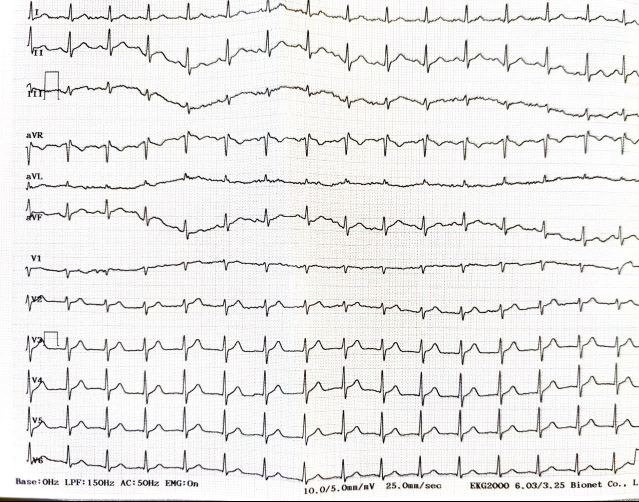
#> input picture examples/photo_243@16-07-2026_13-40-55.jpg, 1278 x 1003 px (shown at 1/2 size); its folder holds only this picture in this run
$ python -i grid.py   (imports and definitions only)
#> lines starting #> are read from the running program, lines starting #| are printed output that depends on the picture
"""Stage 3 - Grid detector.

The millimetre grid is what turns pixels into seconds and millivolts, so it is
measured rather than assumed. A printed grid repeats at the small-square pitch
and at every multiple of it; the shortest autocorrelation peak that also has a
second-harmonic partner is therefore the millimetre pitch and not the 5 mm block
or an accidental rhythm in the waveform.

Both axes are measured independently. They must agree, because a square grid has
one pitch: a disagreement means residual perspective or a spurious peak, and
reporting nothing is safer than handing the model a wrong time scale.
"""

from __future__ import annotations

import math
from dataclasses import dataclass

import cv2
import numpy as np

from miocard.pipeline.config import DEFAULT_CONFIG, PipelineConfig
from miocard.pipeline.state import PipelineStageResult, clamp01

LARGE_CELL_SMALL_SQUARES = 5

# Kept as module constants because the imaging facade and its tests refer to
# them; the authoritative values live on PipelineConfig.
MIN_GRID_PERIOD_PX = DEFAULT_CONFIG.min_grid_period_px
MAX_GRID_PERIOD_PX = DEFAULT_CONFIG.max_grid_period_px
GRID_PEAK_THRESHOLD = DEFAULT_CONFIG.grid_peak_threshold


@dataclass(frozen=True)
class GridMetrics:
    """Millimetre grid pitch measured locally, in pixels of the analysed image."""

    small_cell_px: float
    strength: float
    axis_ratio: float
    period_x_px: float = 0.0
    period_y_px: float = 0.0
    phase_x_px: int = 0
    phase_y_px: int = 0
    strength_x: float = 0.0
    strength_y: float = 0.0

    # [10 lines left out: function __post_init__, not called in this run]

    @property
    def large_cell_px(self) -> float:
        return self.small_cell_px * LARGE_CELL_SMALL_SQUARES

    @property
    def px_per_mm(self) -> float:
        return self.small_cell_px

    # [71 lines left out: functions confidence, probability, grid_ink, _axis_autocorrelation, _peak_prominence, not called in this run]


HARMONIC_COUNT = 3


# [147 lines left out: functions _harmonic_score, _smallest_periodic_peak, estimate_phase, measure_grid, grid_probability_map, grid_stage, not called in this run]

>>> import cv2
>>> picture = cv2.imread('../../../examples/photo_243@16-07-2026_13-40-55.jpg')
#> picture is the input picture: shape (1003, 1278, 3); mean B, G, R 234.3, 235.2, 236
>>> result = measure_grid(picture)
#> in grid_ink, `ink = cv2.subtract(cv2.morphologyEx(gray, cv2.MORPH_CLOSE, kernel), gr..`:
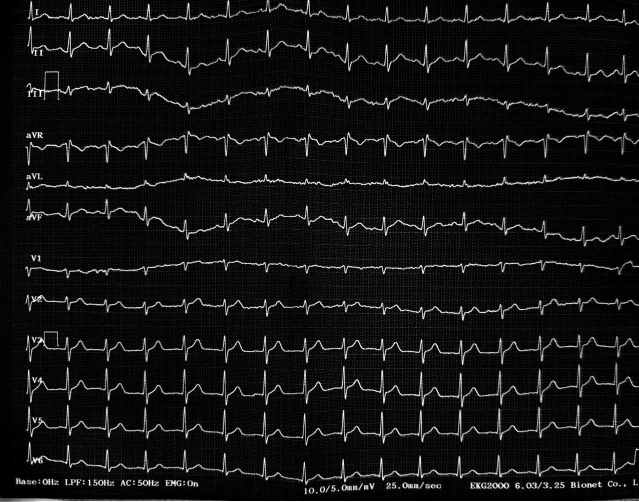
#> ink: shape (1003, 1278) float32 (shown at 1/2 size); min 0, max 255, mean 19.4
#> in grid_ink, `cap = max(float(np.percentile(ink, 90)), 3.0)`: cap = 41
#> in grid_ink, `return np.where(ink > cap, 0.0, ink).astype(np.float32)`:
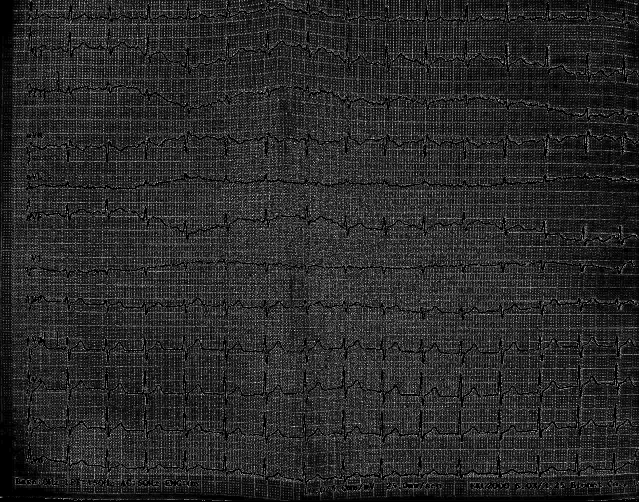
#> returned value: shape (1003, 1278) float32 (shown at 1/2 size); min 0, max 41, mean 6.6; drawn with min black and max white
#> in _axis_autocorrelation, `trend = cv2.blur(lines, (window, 1), borderType=cv2.BORDER_REPLICATE)`:
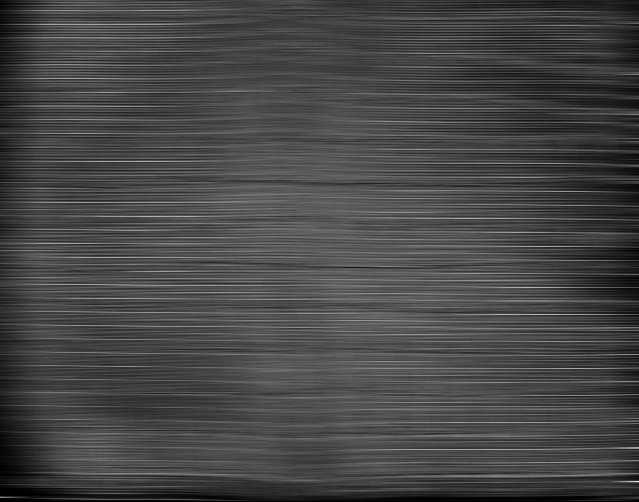
#> trend: shape (1003, 1278) float32 (shown at 1/2 size); min 0, max 23.61, mean 6.5; drawn with min black and max white
#> in _axis_autocorrelation, `centered = lines - trend`:
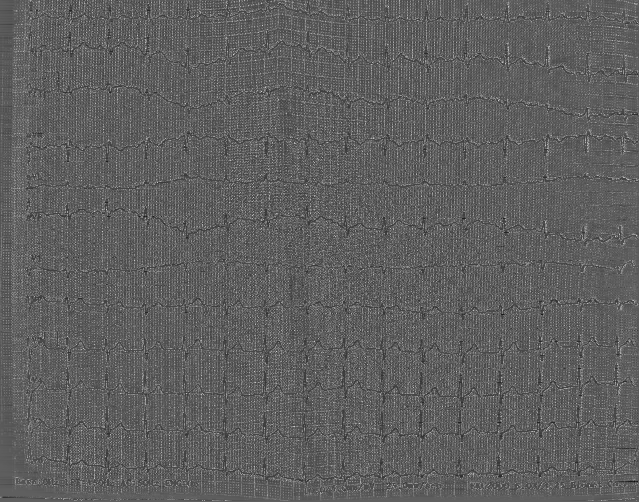
#> centered: shape (1003, 1278) float32 (shown at 1/2 size); min -23.33, max 39.01, mean 0; drawn with min black and max white
#> in _axis_autocorrelation, `power = (spectrum * np.conjugate(spectrum)).real.mean(axis=0)`: power = 2049 values, max 1015706.9 at index 761, min 5393.2 at index 2, mean 79465.3
#> in _axis_autocorrelation, `correlation = np.fft.irfft(power, n=padded)`: correlation = 4096 values, max 79491.2 at index 0, min -7781.1 at index 18, mean 2.14
#> in _smallest_periodic_peak, `last_lag = min(config.max_grid_period_px, correlation.size - 2)`: last_lag = 60
#> in _smallest_periodic_peak, `candidates = [ lag for lag in range(config.min_grid_period_px, last_la..`: candidates = [5, 11, 16, 22, 27, 32, 38, 43, 48, 54, 59]
#> in _smallest_periodic_peak, `best = max(candidates, key=lambda lag: _harmonic_score(correlation, la..`: best = 5
#> in _smallest_periodic_peak, `left, right = correlation[best - 1], correlation[best + 1]`: left = -0.0418; right = 0.126
#> in _smallest_periodic_peak, `denominator = left - 2 * correlation[best] + right`: denominator = -0.357
#> in _smallest_periodic_peak, `offset = 0.5 * (left - right) / denominator if denominator else 0.0`: offset = 0.235
#> in _smallest_periodic_peak, `prominence = _peak_prominence(correlation, best, config)`: prominence = 0.295
#> in measure_grid, `period_x, strength_x = _smallest_periodic_peak( _axis_autocorrelation(..`: period_x = 5.23; strength_x = 0.295
#> call 2 of _axis_autocorrelation, with axis = 0
#> in _axis_autocorrelation (call 2), `lines = ink if axis == 1 else ink.T`:
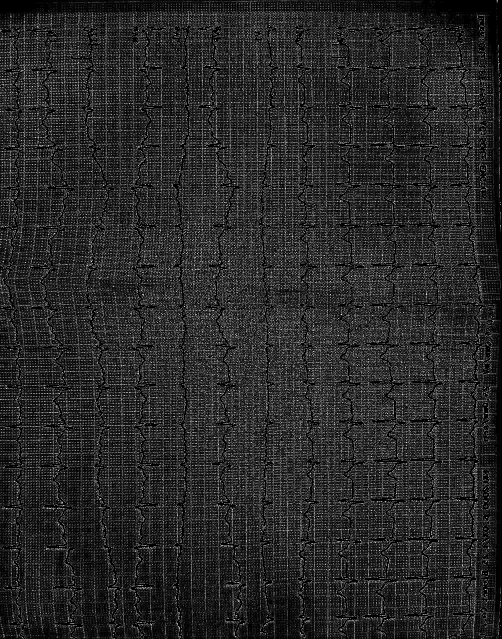
#> lines: shape (1278, 1003) float32 (shown at 1/2 size); min 0, max 41, mean 6.6; drawn with min black and max white
#> in _axis_autocorrelation (call 2), `trend = cv2.blur(lines, (window, 1), borderType=cv2.BORDER_REPLICATE)`:
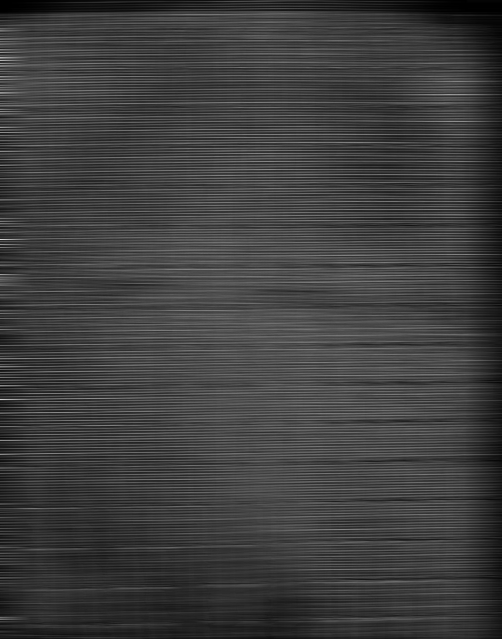
#> trend: shape (1278, 1003) float32 (shown at 1/2 size); min 0, max 26.49, mean 6.5; drawn with min black and max white
#> in _axis_autocorrelation (call 2), `centered = lines - trend`:
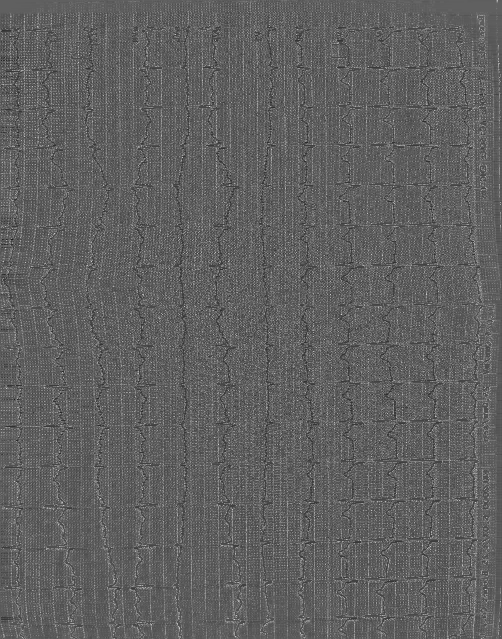
#> centered: shape (1278, 1003) float32 (shown at 1/2 size); min -24.31, max 39.9, mean 0.1; drawn with min black and max white
#> in _axis_autocorrelation (call 2), `power = (spectrum * np.conjugate(spectrum)).real.mean(axis=0)`: power = 1025 values, max 464075.3 at index 373, min 12761.9 at index 1, mean 61699.1
#> in _axis_autocorrelation (call 2), `correlation = np.fft.irfft(power, n=padded)`: correlation = 2048 values, max 61731.7 at index 0, min -4789.1 at index 20, mean 7.11
#> in measure_grid, `period_y, strength_y = _smallest_periodic_peak( _axis_autocorrelation(..`: period_y = 5.39; strength_y = 0.215
#> in measure_grid, `column_profile = ink.mean(axis=0)`: column_profile = 1278 values, max 10.4 at index 269, min 1.14 at index 0, mean 6.59
#> in measure_grid, `row_profile = ink.mean(axis=1)`: row_profile = 1003 values, max 10.52 at index 322, min 0 at index 1002, mean 6.59
#> in estimate_phase, `rounded = max(1, int(round(period)))`: rounded = 5
#> in estimate_phase, `detrended = profile - cv2.blur( profile.reshape(1, -1).astype(np.float..`: detrended = 1278 values, max 3.55 at index 269, min -1.95 at index 278, mean 0.00183
#> in estimate_phase, `scores = [float(detrended[offset::rounded].mean()) for offset in range..`: scores = [-0.0399, -0.0164, -0.00278, 0.0464, 0.0221]

$ run again, on examples/photo_244@16-07-2026_13-41-02.jpg
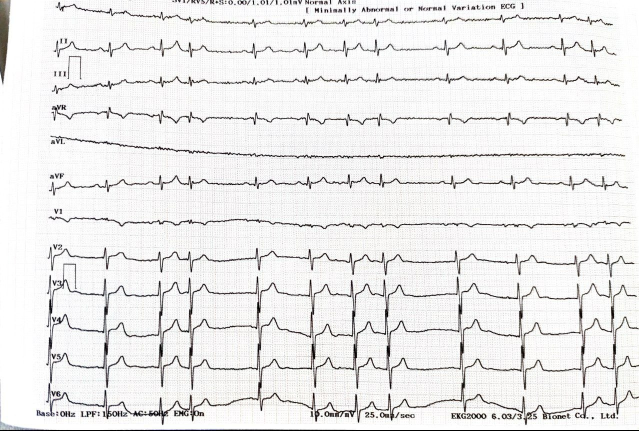
#> input picture examples/photo_244@16-07-2026_13-41-02.jpg, 1278 x 861 px (shown at 1/2 size)
#> picture is the input picture: shape (861, 1278, 3); mean B, G, R 234.1, 234.4, 235
#> in grid_ink, `ink = cv2.subtract(cv2.morphologyEx(gray, cv2.MORPH_CLOSE, kernel), gr..`:
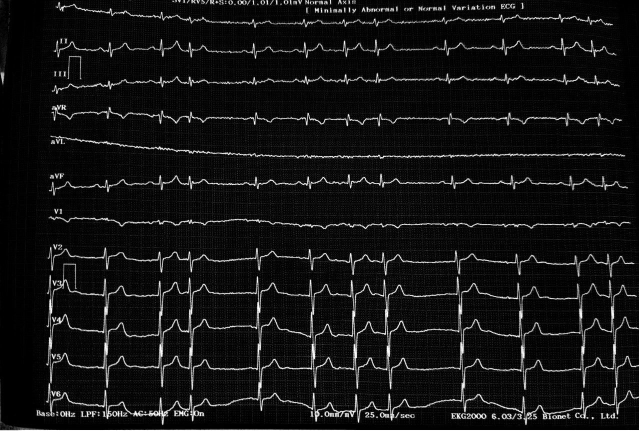
#> ink: shape (861, 1278) float32 (shown at 1/2 size); min 0, max 255, mean 19.9
#> cap = 42
#> power = 2049 values, max 421147.3 at index 857, min 14183.8 at index 2, mean 78803.9
#> correlation = 4096 values, max 78827.1 at index 0, min -6290.1 at index 21, mean 3.48
#> last_lag = 60
#> candidates = [5, 9, 14, 19, 24, 28, 33, 38]
#> best = 5
#> left = 0.107; right = -0.0331
#> denominator = -0.37
#> offset = -0.189
#> prominence = 0.27
#> period_x = 4.81; strength_x = 0.27
#> trend: shape (1278, 861) float32
#> in _axis_autocorrelation (call 2), `centered = lines - trend`:
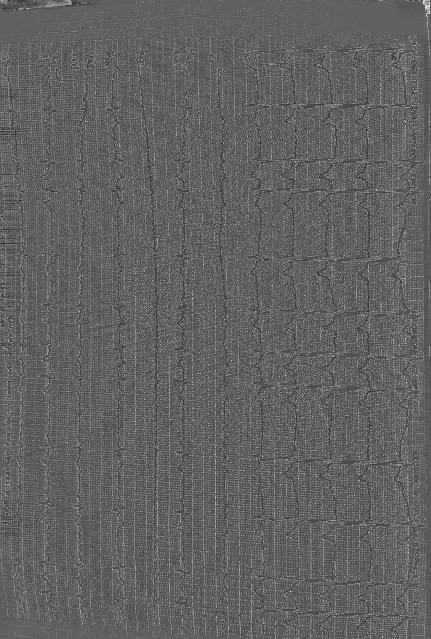
#> centered: shape (1278, 861) float32 (shown at 1/2 size); min -25.58, max 41.26, mean 0.1; drawn with min black and max white
#> power = 1025 values, max 271948.3 at index 25, min 13455.7 at index 1, mean 55193
#> correlation = 2048 values, max 55221.6 at index 0, min -3014.7 at index 41, mean 7.59
#> period_y = 4.79; strength_y = 0.211
#> column_profile = 1278 values, max 12.23 at index 330, min 0.85 at index 24, mean 6.44
#> row_profile = 861 values, max 11.63 at index 407, min 0 at index 860, mean 6.44
#> rounded = 5
#> detrended = 1278 values, max 4.2 at index 330, min -2.87 at index 366, mean 0.000538
#> scores = [-0.0231, 0.0269, 0.0057, -0.000422, -0.00632]

$ run again, on examples/photo_293@22-07-2026_18-29-03.jpg
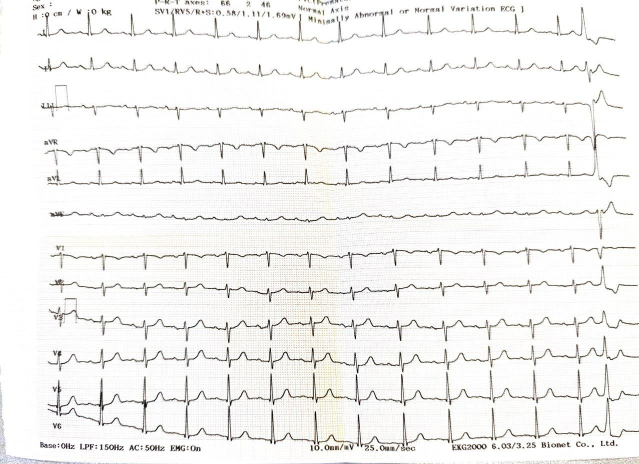
#> input picture examples/photo_293@22-07-2026_18-29-03.jpg, 1278 x 928 px (shown at 1/2 size)
#> picture is the input picture: shape (928, 1278, 3); mean B, G, R 241, 242.3, 242.9
#> in grid_ink, `ink = cv2.subtract(cv2.morphologyEx(gray, cv2.MORPH_CLOSE, kernel), gr..`:
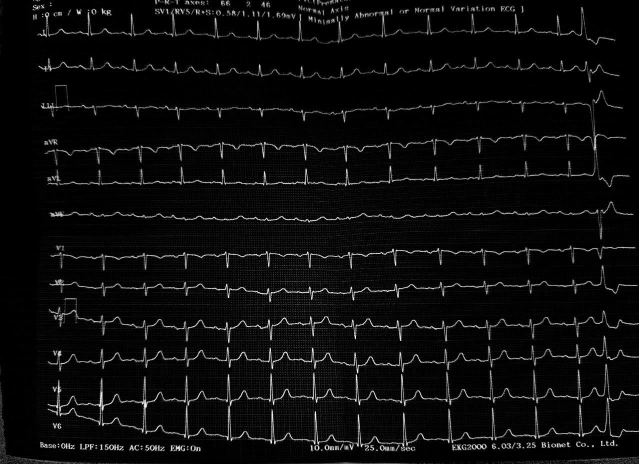
#> ink: shape (928, 1278) float32 (shown at 1/2 size); min 0, max 255, mean 12.5
#> cap = 25
#> power = 2049 values, max 99793 at index 47, min 4389.7 at index 2, mean 21016.3
#> correlation = 4096 values, max 21021.7 at index 0, min -1106 at index 40, mean 1.14
#> last_lag = 60
#> candidates = [5, 9, 14, 19, 24]
#> best = 5
#> left = 0.086; right = 0.0153
#> denominator = -0.204
#> offset = -0.173
#> prominence = 0.128
#> period_x = 4.83; strength_x = 0.128
#> trend: shape (1278, 928) float32
#> in _axis_autocorrelation (call 2), `centered = lines - trend`:
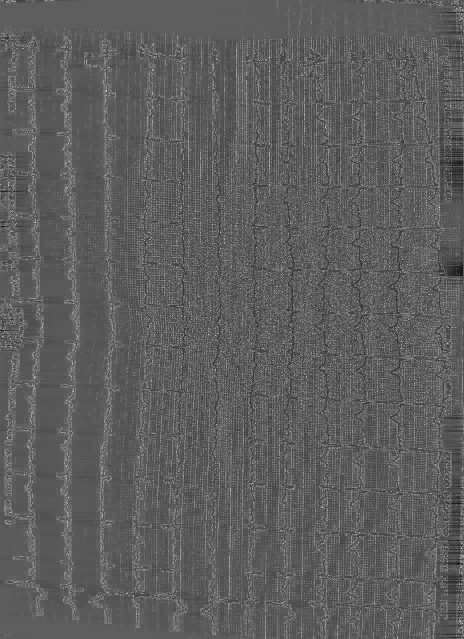
#> centered: shape (1278, 928) float32 (shown at 1/2 size); min -14.48, max 24.73, mean 0; drawn with min black and max white
#> power = 1025 values, max 102136.8 at index 28, min 11283.6 at index 659, mean 17082.7
#> correlation = 2048 values, max 17086.9 at index 0, min -872.4 at index 2017, mean 6.7
#> period_y = 4.88; strength_y = 0.146
#> column_profile = 1278 values, max 4.7 at index 325, min 0.134 at index 23, mean 2.83
#> row_profile = 928 values, max 5.87 at index 484, min 0.0814 at index 99, mean 2.83
#> rounded = 5
#> detrended = 1278 values, max 1.39 at index 325, min -0.706 at index 291, mean -3.67e-05
#> scores = [0.0148, -0.00171, -0.00358, -0.0204, 0.0107]

$ run again, on examples/photo_296@22-07-2026_19-16-55.jpg
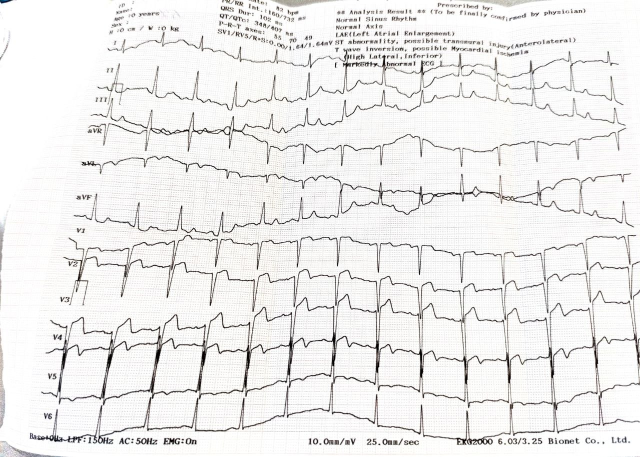
#> input picture examples/photo_296@22-07-2026_19-16-55.jpg, 1280 x 914 px (shown at 1/2 size)
#> picture is the input picture: shape (914, 1280, 3); mean B, G, R 236.2, 237, 237.7
#> cap = 40
#> power = 2049 values, max 616651.1 at index 40, min 17052.8 at index 0, mean 68288.9
#> correlation = 4096 values, max 68310 at index 0, min -5704.1 at index 43, mean 4.16
#> last_lag = 60
#> candidates = [5, 9, 14]
#> best = 5
#> left = 0.245; right = 0.0994
#> denominator = -0.179
#> offset = -0.407
#> prominence = 0.204
#> period_x = 4.59; strength_x = 0.204
#> trend: shape (1280, 914) float32
#> in _axis_autocorrelation (call 2), `centered = lines - trend`:
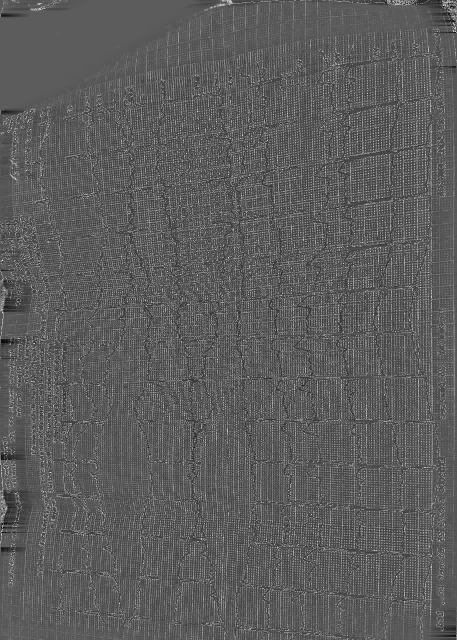
#> centered: shape (1280, 914) float32 (shown at 1/2 size); min -22.31, max 39, mean 0; drawn with min black and max white
#> power = 1025 values, max 195042.3 at index 23, min 22563 at index 0, mean 54213.6
#> correlation = 2048 values, max 54238.6 at index 0, min -3150.1 at index 2041, mean 11.02
#> period_y = 4.5; strength_y = 0.244
#> column_profile = 1280 values, max 10.03 at index 894, min 1.12 at index 53, mean 5.72
#> row_profile = 914 values, max 10.19 at index 513, min 1.37 at index 912, mean 5.72
#> rounded = 5
#> detrended = 1280 values, max 3.52 at index 894, min -1.95 at index 800, mean 0.00043
#> scores = [-0.0208, 0.0157, 0.0112, 0.0335, -0.0374]
